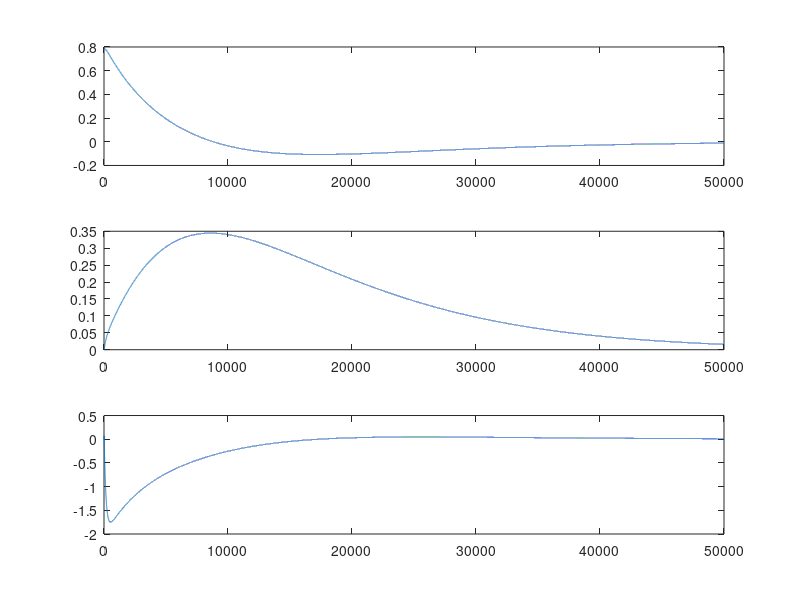
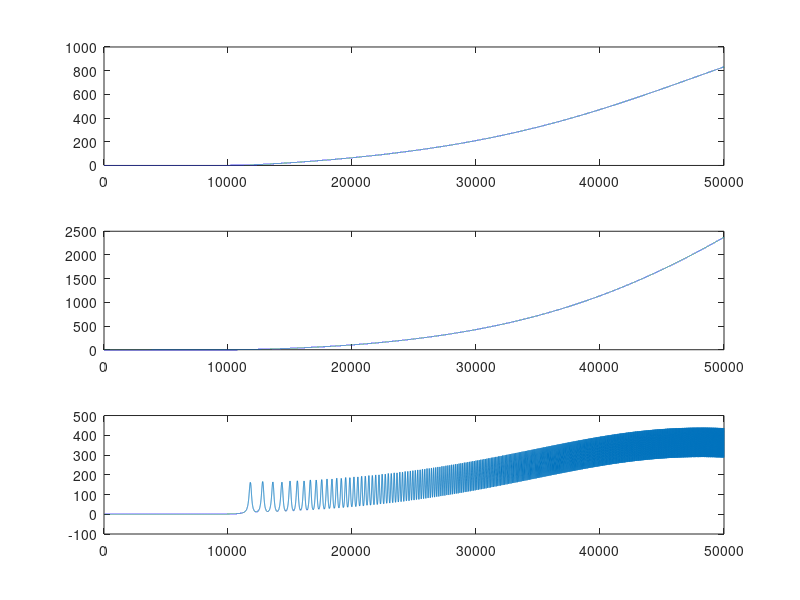

MATLAB code for these plots, in order:
clc
        clear all
        close all
%% NON LINEAR SYSTEM
        mV = 0.152;     % Massa do veículo, sem giroscópio [kg]
mG = 0.15;      % Massa do giroscópio [kg]
rG = 0.095/2;   % Raio do giroscópio [m]
aG = 0.006;     % Espessura do giroscópio [m]
aV = 0.075;     % Altura do veículo [m]
lV = 0.19;      % Comprimento do veículo [m]
dG = 0.06;      % Distância entre centro de massa do giroscópio e centro de rotação do veículo [m]
dV = 0.045;     % Distância entre centro de massa do veículo e o ponto de rotação do veículo [m]

omega = 6500*0.10472;   % Velocidade de rotação do giroscópio, RPM*conversão = rad/sec
g = 9.81;               % Gravidade [m/s^2]

IG11 = mG*(rG^2)/4 + mG*(aG^2)/12; % Momento de Inércia
        IG33 = mG*(rG^2)/2;
IB11 = mV*(aV^2+lV^2)/12;


%% LINEAR SYSTEM FOR TS = 5 ms
A=[1.0013 0 0.0050;
0 1.0000 0;
0.5319 0 1.0013];
B=[-0.001;
0.005;
-0.3943];
C=[1 0 0;
0 1 0;
0 0 1];
D=zeros(3,1);

Kd = dlqr(A, B, eye(3),1);

%% CONDICAO INICIAL

sim_step = 0.0001;
tsim = 5;
Ts = 0.001;
end_sim = ceil(tsim/sim_step);


x10 = pi/4;
x20 = 0;
x30 = 0;
u0 = 0;

dt = 0;
x1 = zeros(1,end_sim);
x2 = zeros(1,end_sim);
x3 = zeros(1,end_sim);
u = zeros(1,end_sim);
%% Simulacao LQR



for k=1:end_sim

if k == 1
dt = dt+1;
x1(k) = x10;
x2(k) = x20;
x3(k) = x30;

else
dt = dt+1;
num_f3 = (mV*dV+mG*dG)*g*sin(x1(k-1));
den_f3 = IB11+mV*dV^2+mG*dG^2+IG11*cos(x2(k-1))^2+IG33*sin(x2(k-1))^2;
f3 = num_f3/den_f3;

num_u3 = -2*cos(x2(k-1))*sin(x2(k-1))*(IG33-IG11)*x3(k-1)-omega*cos(x2(k-1))*IG33;
den_u3 = den_f3;
u3 = num_u3/den_u3;

x1d(k) = x3(k-1);
x2d(k) = u(k-1);
x3d(k) = f3+u3*u(k-1);

x1(k) = x1(k-1) + (x1d(k-1)+x1d(k))*sim_step/2;
x2(k) = x2(k-1) + (x2d(k-1)+x2d(k))*sim_step/2;
x3(k) = x3(k-1) + (x3d(k-1)+x3d(k))*sim_step/2;
end


    if dt > Ts/sim_step
        dt = 0;
        x=[x1(k);x2(k);x3(k)];
        u(k) = -Kd*x;
    else
    if k == 1
        u(k) = u0;
    else
        u(k) = u(k-1);
    end
    end
        end



 
figure(1)
subplot(311)
plot(x1(1:end_sim));
subplot(312)
plot(x2(1:end_sim));
subplot(313)
plot(x3(1:end_sim));
% figure
% plot(u(1:end_sim));


%% Inicializa matriz T Q L -> ŷ = Q*x+L*u(t-1) + T*du
                                                 %
                                                 % Q = zeros(nx*nP, nx);
% L = zeros(nx*nP,nu);
% T = zeros(nx*nP,nu*nU);
% Q0 = C*A;
% L0 = C*B;
%
% for i = 1:nP
%     Q0 = Q0*A;
%     Q((i-1)*nx+(1:nx),:) = Q0;
% end
%
%
% for i = 1:nP
%     L0 = A*L0;
%     L((i-1)*nx+(1:nx),:) = L0;
% end
%
%
% for i = 1:nP
%     Tj = zeros(nx,nu*nU);
%     Ti = C;
%     for j = min(nU,i):-1:1
%         Tj(:,(j-1)*nu+(1:nu)) = Ti*B;
%         Ti = Ti*A;
%     end
%     T((i-1)*ny+(1:ny),:) = Tj;
% end
% Kp=(T'*Q*T+R)\(T'*R);
% size(Kp)
% K1=Kp(1:nu,:);



%% PARAMETROS CONTROLE
nP = 5;
nU = 5;
Q = 1*eye(3*nP);
R = 1*eye(nU);
%% Inicializa Matriz aumentada
[nx,nu]=size(B);
ny = size(C,1);
Am = [A B; zeros(nu,nx) eye(nu,nu)];
Bm = [B; zeros(nu,nu)];
Cm = [C zeros(ny,1)];
%% Inicializa matriz F e H ŷ = F(k-1)*x+H*du e MATRIZ K
F = zeros(ny*nP,nx+nu);
F0 = Cm;

for i = 1:nP
        F0 = F0*Am;
F((i-1)*ny+(1:ny),:) = F0;
end
        
H = zeros(ny*nP,nu*nU);
for i = 1:nP
        Hj = zeros(ny,nu*nU);
Hi = Cm;
for j = min(nU,i):-1:1
Hj(:,(j-1)*nu+(1:nu)) = Hi*Bm;
Hi = Hi*Am;
end
H((i-1)*ny+(1:ny),:) = Hj;
end
        
size(F)
size(H)

K=(H'*Q*H+R)\(H'*Q)
size(K)
K1=K(1:nu,:);
%% Inicializando DMC

x_v = zeros(3,size(Am,2));   % Inicializa vetor de saida
u_v = zeros(1,nu);          % Inicializa vetor de control

x_vet = zeros(4,end_sim);
u_vet = zeros(1,end_sim);
delta_u = zeros(1,end_sim);

%% MPC codigo

dt = 0;
x1 = zeros(1,end_sim);
x2 = zeros(1,end_sim);
x3 = zeros(1,end_sim);
u = zeros(1,end_sim);

for k = 1:end_sim
    
if k == 1
dt = dt+1;
x1(k) = x10;
x2(k) = x20;
x3(k) = x30;
x_v = [x1(k);x2(k);x3(k); 0];

else
dt = dt+1;
num_f3 = (mV*dV+mG*dG)*g*sin(x1(k-1));
den_f3 = IB11+mV*dV^2+mG*dG^2+IG11*cos(x2(k-1))^2+IG33*sin(x2(k-1))^2;
f3 = num_f3/den_f3;

num_u3 = -2*cos(x2(k-1))*sin(x2(k-1))*(IG33-IG11)*x3(k-1)-omega*cos(x2(k-1))*IG33;
den_u3 = den_f3;
u3 = num_u3/den_u3;

x1d(k) = x3(k-1);
x2d(k) = u(k-1);
x3d(k) = f3+u3*u(k-1);

x1(k) = x1(k-1) + (x1d(k-1)+x1d(k))*sim_step/2;
x2(k) = x2(k-1) + (x2d(k-1)+x2d(k))*sim_step/2;
x3(k) = x3(k-1) + (x3d(k-1)+x3d(k))*sim_step/2;
x_v = [x1(k); x2(k); x3(k); u(k-1)];

end

    if dt > Ts/sim_step
        dt = 0;
        delta_u(k) = K1*(zeros(ny*nP,1)-F*x_v);
        u(k) = delta_u(k) + u(k-1);
    else
        if k == 1
            u(k) = u0;
        else
            u(k) = u(k-1);
        end
    end
end

        figure(2)
subplot(311)
plot(x1(1:end_sim));
subplot(312)
plot(x2(1:end_sim));
subplot(313)
plot(x3(1:end_sim));
% figure
% plot(u(1:end_sim));